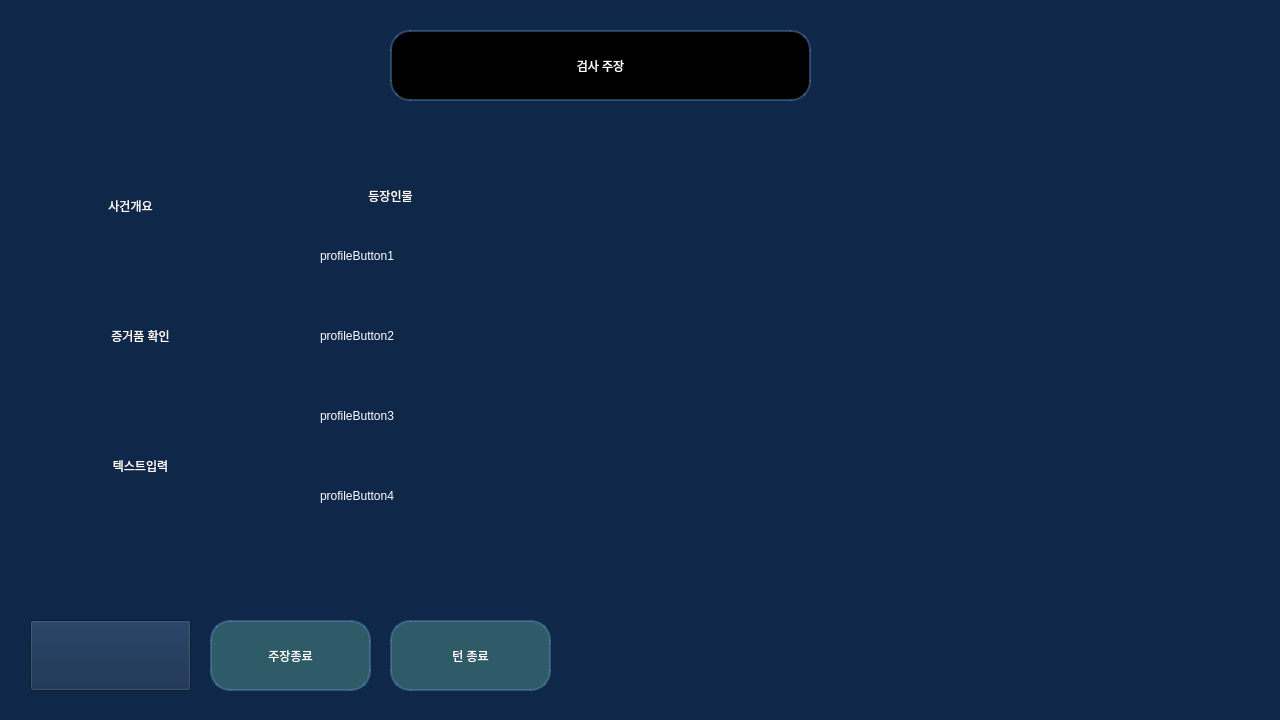
<?xml version="1.0" encoding="UTF-8"?>
<ui version="4.0">
 <class>prosecutorWindow</class>
 <widget class="QWidget" name="prosecutorWindow">
  <property name="geometry">
   <rect>
    <x>0</x>
    <y>0</y>
    <width>1280</width>
    <height>720</height>
   </rect>
  </property>
  <property name="windowTitle">
   <string>LogiCourt_AI</string>
  </property>
  <property name="styleSheet">
   <string notr="true">QWidget{
	background-color: rgb(15, 39, 72);
}</string>
  </property>
  <widget class="QPushButton" name="nameLabel">
   <property name="geometry">
    <rect>
     <x>390</x>
     <y>30</y>
     <width>421</width>
     <height>71</height>
    </rect>
   </property>
   <property name="styleSheet">
    <string notr="true">QPushButton{
	background-color: rgb(0, 0, 0);
	border: 2px solid rgba(100, 150, 200, 100);
	color: rgb(255, 254, 254);
	border-radius: 20px;
	font: 24pt &quot;나눔고딕 ExtraBold&quot;;
}</string>
   </property>
   <property name="text">
    <string>검사 주장</string>
   </property>
   <property name="checkable">
    <bool>false</bool>
   </property>
   <property name="checked">
    <bool>false</bool>
   </property>
  </widget>
  <widget class="QLabel" name="profileImage">
   <property name="geometry">
    <rect>
     <x>558</x>
     <y>110</y>
     <width>740</width>
     <height>521</height>
    </rect>
   </property>
   <property name="autoFillBackground">
    <bool>false</bool>
   </property>
   <property name="styleSheet">
    <string notr="true">QLabel{
	/* 스타일시트는 스케일 설정 불가능. pixMap으로 설정해야 함 */
	/* image:url(:/images/imageNotFound.png); */
	background-color: transparent;
	color: rgb(255, 255, 255);
	font: 20pt &quot;나눔고딕&quot;;
}
</string>
   </property>
   <property name="text">
    <string/>
   </property>
   <property name="pixmap">
    <pixmap resource="assets/resource.qrc">:/images/background1.png</pixmap>
   </property>
   <property name="scaledContents">
    <bool>true</bool>
   </property>
   <property name="alignment">
    <set>Qt::AlignCenter</set>
   </property>
  </widget>
  <widget class="QPushButton" name="micButton">
   <property name="geometry">
    <rect>
     <x>30</x>
     <y>620</y>
     <width>161</width>
     <height>71</height>
    </rect>
   </property>
   <property name="styleSheet">
    <string notr="true">QPushButton#micButton[mic_state=&quot;off&quot;]{
	image: url(:/images/mic_off.png);
	background-color: rgb(47, 90, 104);
	border: 2px solid rgba(100, 150, 200, 100);
	color: rgb(255, 254, 254);
	border-radius: 20px;
	font: 24pt &quot;나눔고딕 ExtraBold&quot;;
}
QPushButton#micButton[mic_state=&quot;on&quot;]{
	image: url(:/images/mic_on.png);
	background-color: rgb(47, 90, 104);
	border: 2px solid rgba(100, 150, 200, 100);
	color: rgb(255, 254, 254);
	border-radius: 20px;
	font: 24pt &quot;나눔고딕 ExtraBold&quot;;
}
QPushButton#micButton:hover{
	background-color: rgb(67, 129, 148);
	border: 2px solid rgba(100, 150, 200, 100);
	border-radius: 20px;
	font: 28pt &quot;나눔고딕 ExtraBold&quot;;
}
QPushButton#micButton:pressed{
	background-color: rgb(0, 123, 255);
	border: 2px solid rgba(100, 150, 200, 100);
	border-radius: 20px;
	font: 28pt &quot;나눔고딕 ExtraBold&quot;;
}</string>
   </property>
   <property name="text">
    <string/>
   </property>
   <property name="checkable">
    <bool>false</bool>
   </property>
   <property name="checked">
    <bool>false</bool>
   </property>
  </widget>
  <widget class="QPushButton" name="endButton">
   <property name="geometry">
    <rect>
     <x>210</x>
     <y>620</y>
     <width>161</width>
     <height>71</height>
    </rect>
   </property>
   <property name="styleSheet">
    <string notr="true">QPushButton{
	background-color: rgb(47, 90, 104);
	border: 2px solid rgba(100, 150, 200, 100);
	color: rgb(255, 254, 254);
	border-radius: 20px;
	font: 20pt &quot;나눔고딕 ExtraBold&quot;;
}

QPushButton:hover{
	background-color: rgb(67, 129, 148);
	border: 2px solid rgba(100, 150, 200, 100);
	border-radius: 20px;
	font: 24pt &quot;나눔고딕 ExtraBold&quot;;
}
QPushButton:pressed{
	background-color: rgb(0, 123, 255);
	border: 2px solid rgba(100, 150, 200, 100);
	border-radius: 20px;
	font: 24pt &quot;나눔고딕 ExtraBold&quot;;
}</string>
   </property>
   <property name="text">
    <string>주장종료</string>
   </property>
  </widget>
  <widget class="QPushButton" name="overviewButton">
   <property name="geometry">
    <rect>
     <x>60</x>
     <y>180</y>
     <width>141</width>
     <height>51</height>
    </rect>
   </property>
   <property name="styleSheet">
    <string notr="true">QPushButton{
	color: rgb(255, 255, 255);
	border-radius: 20px;
	font: 20pt &quot;나눔고딕 ExtraBold&quot;;
}

QPushButton:hover{
	border-radius: 20px;
	font: 24pt &quot;나눔고딕 ExtraBold&quot;;
}
QPushButton:pressed{
	border-radius: 20px;
	font: 24pt &quot;나눔고딕 ExtraBold&quot;;
}</string>
   </property>
   <property name="text">
    <string>사건개요</string>
   </property>
  </widget>
  <widget class="QPushButton" name="evidenceButton">
   <property name="geometry">
    <rect>
     <x>60</x>
     <y>310</y>
     <width>161</width>
     <height>51</height>
    </rect>
   </property>
   <property name="styleSheet">
    <string notr="true">QPushButton{
	color: rgb(255, 255, 255);
	border-radius: 20px;
	font: 20pt &quot;나눔고딕 ExtraBold&quot;;
}

QPushButton:hover{
	border-radius: 20px;
	font: 24pt &quot;나눔고딕 ExtraBold&quot;;
}
QPushButton:pressed{
	border-radius: 20px;
	font: 24pt &quot;나눔고딕 ExtraBold&quot;;
}</string>
   </property>
   <property name="text">
    <string>증거품 확인</string>
   </property>
  </widget>
  <widget class="QPushButton" name="textButton">
   <property name="geometry">
    <rect>
     <x>60</x>
     <y>440</y>
     <width>161</width>
     <height>51</height>
    </rect>
   </property>
   <property name="styleSheet">
    <string notr="true">QPushButton{
	color: rgb(255, 255, 255);
	border-radius: 20px;
	font: 20pt &quot;나눔고딕 ExtraBold&quot;;
}

QPushButton:hover{
	border-radius: 20px;
	font: 24pt &quot;나눔고딕 ExtraBold&quot;;
}
QPushButton:pressed{
	border-radius: 20px;
	font: 24pt &quot;나눔고딕 ExtraBold&quot;;
}</string>
   </property>
   <property name="text">
    <string>텍스트입력</string>
   </property>
  </widget>
  <widget class="QLabel" name="profileTitleLabel">
   <property name="geometry">
    <rect>
     <x>290</x>
     <y>180</y>
     <width>201</width>
     <height>31</height>
    </rect>
   </property>
   <property name="styleSheet">
    <string notr="true">QLabel{
	color: rgb(255, 255, 255);
	font: 20pt &quot;나눔고딕 ExtraBold&quot;;
}</string>
   </property>
   <property name="text">
    <string>등장인물</string>
   </property>
   <property name="alignment">
    <set>Qt::AlignCenter</set>
   </property>
  </widget>
  <widget class="QPushButton" name="profileButton2">
   <property name="geometry">
    <rect>
     <x>310</x>
     <y>310</y>
     <width>170</width>
     <height>51</height>
    </rect>
   </property>
   <property name="styleSheet">
    <string notr="true">QPushButton{
    text-align: left;
    padding-left: 10px;
	color: rgb(255, 255, 255);
	border-radius: 20px;
	font: 20pt &quot;나눔고딕&quot;;
}

QPushButton:hover{
	border-radius: 20px;
	font: 24pt &quot;나눔고딕&quot;;
}
QPushButton:pressed{
	border-radius: 20px;
	font: 24pt &quot;나눔고딕&quot;;
}</string>
   </property>
   <property name="text">
    <string>profileButton2</string>
   </property>
  </widget>
  <widget class="QPushButton" name="profileButton3">
   <property name="geometry">
    <rect>
     <x>310</x>
     <y>390</y>
     <width>170</width>
     <height>51</height>
    </rect>
   </property>
   <property name="styleSheet">
    <string notr="true">QPushButton{
    text-align: left;
    padding-left: 10px;
	color: rgb(255, 255, 255);
	border-radius: 20px;
	font: 20pt &quot;나눔고딕&quot;;
}

QPushButton:hover{
	border-radius: 20px;
	font: 24pt &quot;나눔고딕&quot;;
}
QPushButton:pressed{
	border-radius: 20px;
	font: 24pt &quot;나눔고딕&quot;;
}</string>
   </property>
   <property name="text">
    <string>profileButton3</string>
   </property>
  </widget>
  <widget class="QPushButton" name="profileButton1">
   <property name="geometry">
    <rect>
     <x>310</x>
     <y>230</y>
     <width>170</width>
     <height>51</height>
    </rect>
   </property>
   <property name="styleSheet">
    <string notr="true">QPushButton{
    text-align: left;
    padding-left: 10px;
	color: rgb(255, 255, 255);
	border-radius: 20px;
	font: 20pt &quot;나눔고딕&quot;;
}

QPushButton:hover{
	border-radius: 20px;
	font: 24pt &quot;나눔고딕&quot;;
}
QPushButton:pressed{
	border-radius: 20px;
	font: 24pt &quot;나눔고딕&quot;;
}</string>
   </property>
   <property name="text">
    <string>profileButton1</string>
   </property>
  </widget>
  <widget class="QPushButton" name="profileButton4">
   <property name="geometry">
    <rect>
     <x>310</x>
     <y>470</y>
     <width>170</width>
     <height>51</height>
    </rect>
   </property>
   <property name="styleSheet">
    <string notr="true">QPushButton{
    text-align: left;
    padding-left: 10px;
	color: rgb(255, 255, 255);
	border-radius: 20px;
	font: 20pt &quot;나눔고딕&quot;;
}

QPushButton:hover{
	border-radius: 20px;
	font: 24pt &quot;나눔고딕&quot;;
}
QPushButton:pressed{
	border-radius: 20px;
	font: 24pt &quot;나눔고딕&quot;;
}</string>
   </property>
   <property name="text">
    <string>profileButton4</string>
   </property>
  </widget>
  <widget class="QPushButton" name="turnButton">
   <property name="geometry">
    <rect>
     <x>390</x>
     <y>620</y>
     <width>161</width>
     <height>71</height>
    </rect>
   </property>
   <property name="styleSheet">
    <string notr="true">QPushButton{
	background-color: rgb(47, 90, 104);
	border: 2px solid rgba(100, 150, 200, 100);
	color: rgb(255, 254, 254);
	border-radius: 20px;
	font: 20pt &quot;나눔고딕 ExtraBold&quot;;
}

QPushButton:hover{
	background-color: rgb(67, 129, 148);
	border: 2px solid rgba(100, 150, 200, 100);
	border-radius: 20px;
	font: 24pt &quot;나눔고딕 ExtraBold&quot;;
}
QPushButton:pressed{
	background-color: rgb(0, 123, 255);
	border: 2px solid rgba(100, 150, 200, 100);
	border-radius: 20px;
	font: 24pt &quot;나눔고딕 ExtraBold&quot;;
}</string>
   </property>
   <property name="text">
    <string>턴 종료</string>
   </property>
  </widget>
  <widget class="QLabel" name="profile">
   <property name="geometry">
    <rect>
     <x>800</x>
     <y>120</y>
     <width>250</width>
     <height>380</height>
    </rect>
   </property>
   <property name="styleSheet">
    <string notr="true">QLabel{
	background-color: transparent;
}</string>
   </property>
   <property name="text">
    <string/>
   </property>
   <property name="pixmap">
    <pixmap resource="assets/resource.qrc">:/assets/prosecutor.png</pixmap>
   </property>
   <property name="scaledContents">
    <bool>true</bool>
   </property>
  </widget>
 </widget>
 <resources>
  <include location="assets/resource.qrc"/>
 </resources>
 <connections/>
</ui>
